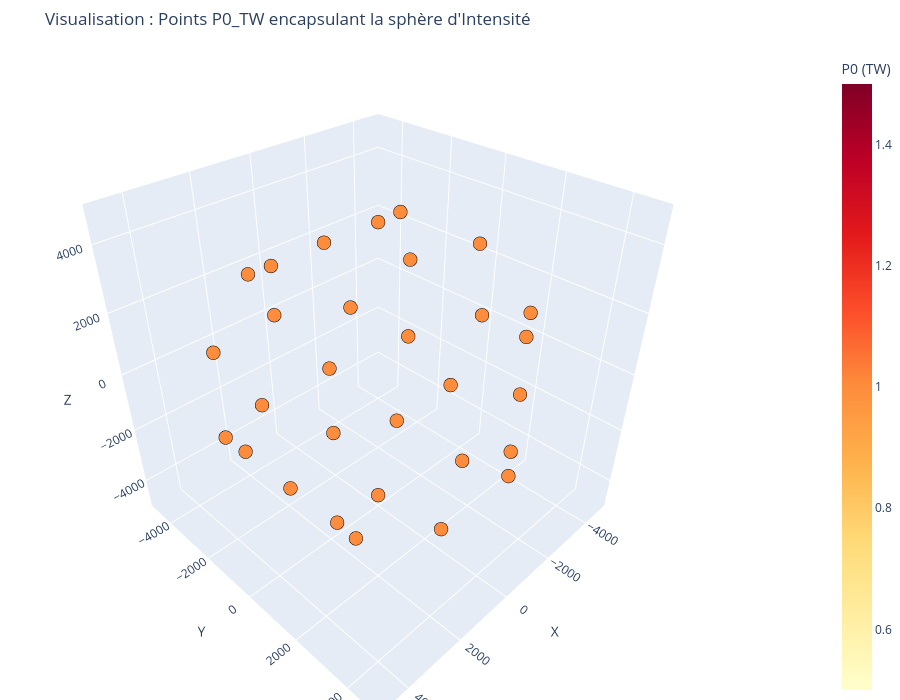

Notebook source saved alongside this figure:
### Markdown cell above
## 2.1. Visualisation 3D

### Code cell
# Choix de la simulation à visualiser
num_tree = 0
num_pert = 0
beam_data = all_tree[num_tree][num_pert]['p_in_z1z2_beam_all']
beam_ifriit = all_tree[num_tree][num_pert]['ifriit_inputs']
dataset = all_tree[num_tree][num_pert]['dataset']
intensity = np.array(beam_data['intensity'])
R_int = 2307.0
R_p0 = 2307.0*2
#  Données de la sphère d'INTENSITÉ 
t_rad = np.array(beam_data['theta'])
p_rad = np.array(beam_data['phi'])
X_int = R_int * np.sin(t_rad) * np.cos(p_rad)
Y_int = R_int * np.sin(t_rad) * np.sin(p_rad)
Z_int = R_int * np.cos(t_rad)
# Données de PUISSANCE P0_TW 
ifriit_list = all_tree[num_tree][num_pert]['ifriit_inputs']
p0_vals = np.array([b['P0_TW'] for b in ifriit_list])
t_ifriit_rad = np.radians([b['THETA_DEG'] for b in ifriit_list])
p_ifriit_rad = np.radians([b['PHI_DEG'] for b in ifriit_list])
X_p0 = R_p0 * np.sin(t_ifriit_rad) * np.cos(p_ifriit_rad)
Y_p0 = R_p0 * np.sin(t_ifriit_rad) * np.sin(p_ifriit_rad)
Z_p0 = R_p0 * np.cos(t_ifriit_rad)

fig = go.Figure()

# # sphère d'intensité 
# fig.add_trace(go.Scatter3d(
#     x=X_int, y=Y_int, z=Z_int,
#     mode='markers',
#     marker=dict(
#         size=3,
#         color=intensity,
#         colorscale='Viridis',
#         opacity=1.0,  
#         showscale=True,
#         colorbar=dict(title="Intensité", x=-0.1)
#     ),
#     name="Sphère d'Intensité",
#     hoverinfo='skip'
# ))

# nuage de points P0_TW 
fig.add_trace(go.Scatter3d(
    x=X_p0, y=Y_p0, z=Z_p0,
    mode='markers',
    marker=dict(
        size=8,
        color=p0_vals,
        colorscale='YlOrRd',
        opacity=1.0,
        showscale=True,
        colorbar=dict(title="P0 (TW)", x=1.1),
        line=dict(color='black', width=2)
    ),
    name="Points P0 (Capsule)",
    text=[f"Indice: {i}<br>Faisceau P0: {p:.2f} TW" for i, p in enumerate(p0_vals)],
    hoverinfo='text'
))

# fig.add_trace(go.Scatter3d(x=[0], y=[0], z=[0]))
fig.update_layout(
    title="Visualisation : Points P0_TW encapsulant la sphère d'Intensité",
    showlegend=False, 
    scene=dict(
        xaxis=dict(title='X', range=[-R_p0*1.1, R_p0*1.1]),
        yaxis=dict(title='Y', range=[-R_p0*1.1, R_p0*1.1]),
        zaxis=dict(title='Z', range=[-R_p0*1.1, R_p0*1.1]),
        aspectmode='cube'
    ),
    width=900,
    height=700,
    margin=dict(l=0, r=0, b=0, t=50)
)
fig.show()

### Figure 1 — Plotly figure (JSON) as saved in the notebook; plotly's stock layout.template omitted (floating-point values rounded to 4 significant figures)
{"data": [{"hoverinfo": "text", "marker": {"color": [1.0, 1.0, 1.0, 1.0, 1.0, 1.0, 1.0, 1.0, 1.0, 1.0, 1.0, 1.0, 1.0, 1.0, 1.0, 1.0, 1.0, 1.0, 1.0, 1.0, 1.0, 1.0, 1.0, 1.0, 1.0, 1.0, 1.0, 1.0, 1.0, 1.0], "colorbar": {"title": {"text": "P0 (TW)"}, "x": 1.1}, "colorscale": [[0, "rgb(255,255,204)"], [0.125, "rgb(255,237,160)"], [0.25, "rgb(254,217,118)"], [0.375, "rgb(254,178,76)"], [0.5, "rgb(253,141,60)"], [0.625, "rgb(252,78,42)"], [0.75, "rgb(227,26,28)"], [0.875, "rgb(189,0,38)"], [1, "rgb(128,0,38)"]], "line": {"color": "black", "width": 2}, "opacity": 1, "showscale": true, "size": 8}, "mode": "markers", "name": "Points P0 (Capsule)", "text": ["Indice: 0<br>Faisceau P0: 1.00 TW", "Indice: 1<br>Faisceau P0: 1.00 TW", "Indice: 2<br>Faisceau P0: 1.00 TW", "Indice: 3<br>Faisceau P0: 1.00 TW", "Indice: 4<br>Faisceau P0: 1.00 TW", "Indice: 5<br>Faisceau P0: 1.00 TW", "Indice: 6<br>Faisceau P0: 1.00 TW", "Indice: 7<br>Faisceau P0: 1.00 TW", "Indice: 8<br>Faisceau P0: 1.00 TW", "Indice: 9<br>Faisceau P0: 1.00 TW", "Indice: 10<br>Faisceau P0: 1.00 TW", "Indice: 11<br>Faisceau P0: 1.00 TW", "Indice: 12<br>Faisceau P0: 1.00 TW", "Indice: 13<br>Faisceau P0: 1.00 TW", "Indice: 14<br>Faisceau P0: 1.00 TW", "Indice: 15<br>Faisceau P0: 1.00 TW", "Indice: 16<br>Faisceau P0: 1.00 TW", "Indice: 17<br>Faisceau P0: 1.00 TW", "Indice: 18<br>Faisceau P0: 1.00 TW", "Indice: 19<br>Faisceau P0: 1.00 TW", "Indice: 20<br>Faisceau P0: 1.00 TW", "Indice: 21<br>Faisceau P0: 1.00 TW", "Indice: 22<br>Faisceau P0: 1.00 TW", "Indice: 23<br>Faisceau P0: 1.00 TW", "Indice: 24<br>Faisceau P0: 1.00 TW", "Indice: 25<br>Faisceau P0: 1.00 TW", "Indice: 26<br>Faisceau P0: 1.00 TW", "Indice: 27<br>Faisceau P0: 1.00 TW", "Indice: 28<br>Faisceau P0: 1.00 TW", "Indice: 29<br>Faisceau P0: 1.00 TW"], "type": "scatter3d", "x": [0.0, 2307.0, 2307.0, 3733.0, 1426.0, -1.479e-05, -1426.0, -3733.0, -2307.0, -2307.0, 1426.0, 3733.0, 3733.0, 4614.0, 3733.0, 2307.0, 1426.0, -1426.0, -2307.0, -3733.0, -4614.0, -3733.0, -3733.0, -1426.0, -1.479e-05, 1426.0, -1426.0, -2307.0, 1.656e-05, 2307.0], "y": [0.0, -1426.0, 1426.0, 2307.0, 3733.0, 4614.0, 3733.0, 2307.0, 1426.0, -1426.0, -3733.0, -2307.0, -2307.0, 0.0, 2307.0, 1426.0, 3733.0, 3733.0, 1426.0, 2307.0, 1.656e-05, -2307.0, -2307.0, -3733.0, -4614.0, -3733.0, -3733.0, -1426.0, 0.0, -1426.0], "z": [4614.0, 3733.0, 3733.0, 1426.0, 2307.0, -1.479e-05, 2307.0, 1426.0, 3733.0, 3733.0, 2307.0, 1426.0, -1426.0, -1.479e-05, -1426.0, -3733.0, -2307.0, -2307.0, -3733.0, -1426.0, -1.479e-05, -1426.0, 1426.0, 2307.0, -1.479e-05, -2307.0, -2307.0, -3733.0, -4614.0, -3733.0]}], "layout": {"height": 700, "margin": {"b": 0, "l": 0, "r": 0, "t": 50}, "scene": {"aspectmode": "cube", "xaxis": {"range": [-5075.0, 5075.0], "title": {"text": "X"}}, "yaxis": {"range": [-5075.0, 5075.0], "title": {"text": "Y"}}, "zaxis": {"range": [-5075.0, 5075.0], "title": {"text": "Z"}}}, "showlegend": false, "title": {"text": "Visualisation : Points P0_TW encapsulant la sphère d'Intensité"}, "width": 900}}
